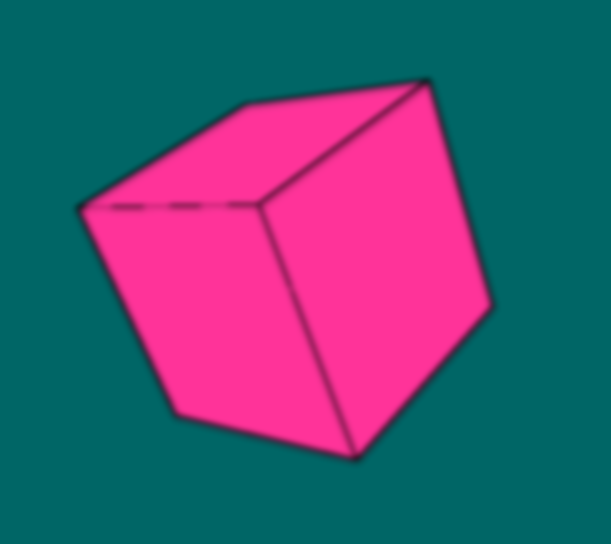
#> input picture blur.png, 611 x 544 px
$ python 'photo 2.py'
#> lines starting #> are read from the running program, lines starting #| are printed output that depends on the picture
import cv2
import numpy as np
import random

img=cv2.imread('blur.png')
#> img is the input picture: shape (544, 611, 3); mean B, G, R 115.9, 84.4, 78.7

h,w,channels=img.shape
#> h = 544; w = 611; channels = 3

for i in range(h):
    for j in range(w):
        if (i/h)>random.random():
            img[i][j]=0,0,0
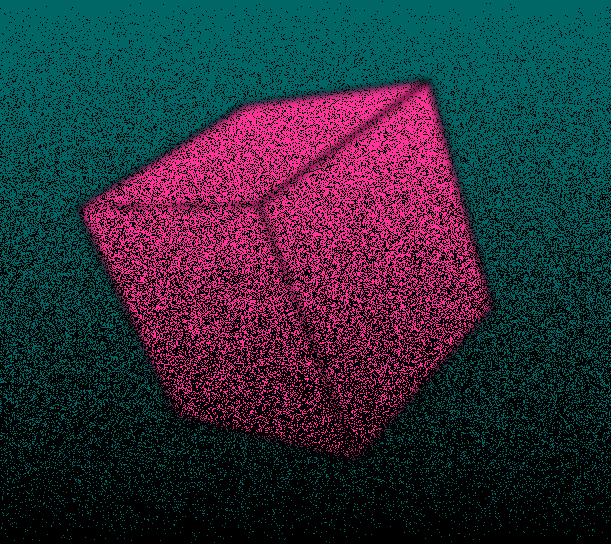
#> img: shape (544, 611, 3); mean B, G, R 58.1, 42, 40.3


cv2.imshow('image',img)
cv2.imwrite('newblock.png',img)
